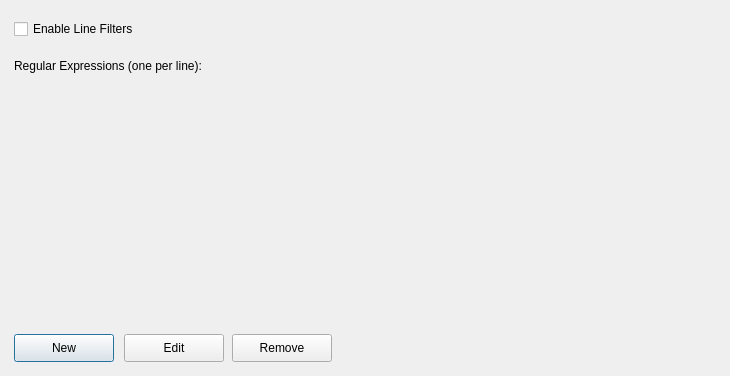
<?xml version="1.0" encoding="UTF-8"?><ui version="4.0"><class>IDD_PROPPAGE_FILTER</class>
<widget class="QDialog" name="IDD_PROPPAGE_FILTER">
<property name="geometry">
<rect><x>0</x><y>0</y>
<width>730</width><height>376</height></rect></property>
<property name="windowTitle"><string>Linefilters</string></property>
<widget class="QCheckBox" name="IDC_IGNOREREGEXP">
<property name="geometry">
<rect><x>14</x><y>14</y><width>702</width><height>30</height></rect></property>
<property name="text"><string>Enable Line Filters</string></property>
</widget>
<widget class="QLabel" name="IDC_STATIC">
<property name="geometry">
<rect><x>14</x><y>56</y><width>702</width><height>20</height></rect></property>
<property name="text"><string>Regular Expressions (one per line):</string></property>
<property name="inputMethodHints"><set>Qt::ImhMultiLine</set></property><property name="wordWrap"><bool>true</bool></property></widget>
<widget class="QPushButton" name="IDC_LFILTER_ADDBTN">
<property name="geometry">
<rect><x>14</x><y>334</y><width>100</width><height>28</height></rect></property>
<property name="text"><string>New</string></property>
</widget>
<widget class="QPushButton" name="IDC_LFILTER_EDITBTN">
<property name="geometry">
<rect><x>124</x><y>334</y><width>100</width><height>28</height></rect></property>
<property name="text"><string>Edit</string></property>
</widget>
<widget class="QPushButton" name="IDC_LFILTER_REMOVEBTN">
<property name="geometry">
<rect><x>232</x><y>334</y><width>100</width><height>28</height></rect></property>
<property name="text"><string>Remove</string></property>
</widget>
</widget><resources/><connections/></ui>
